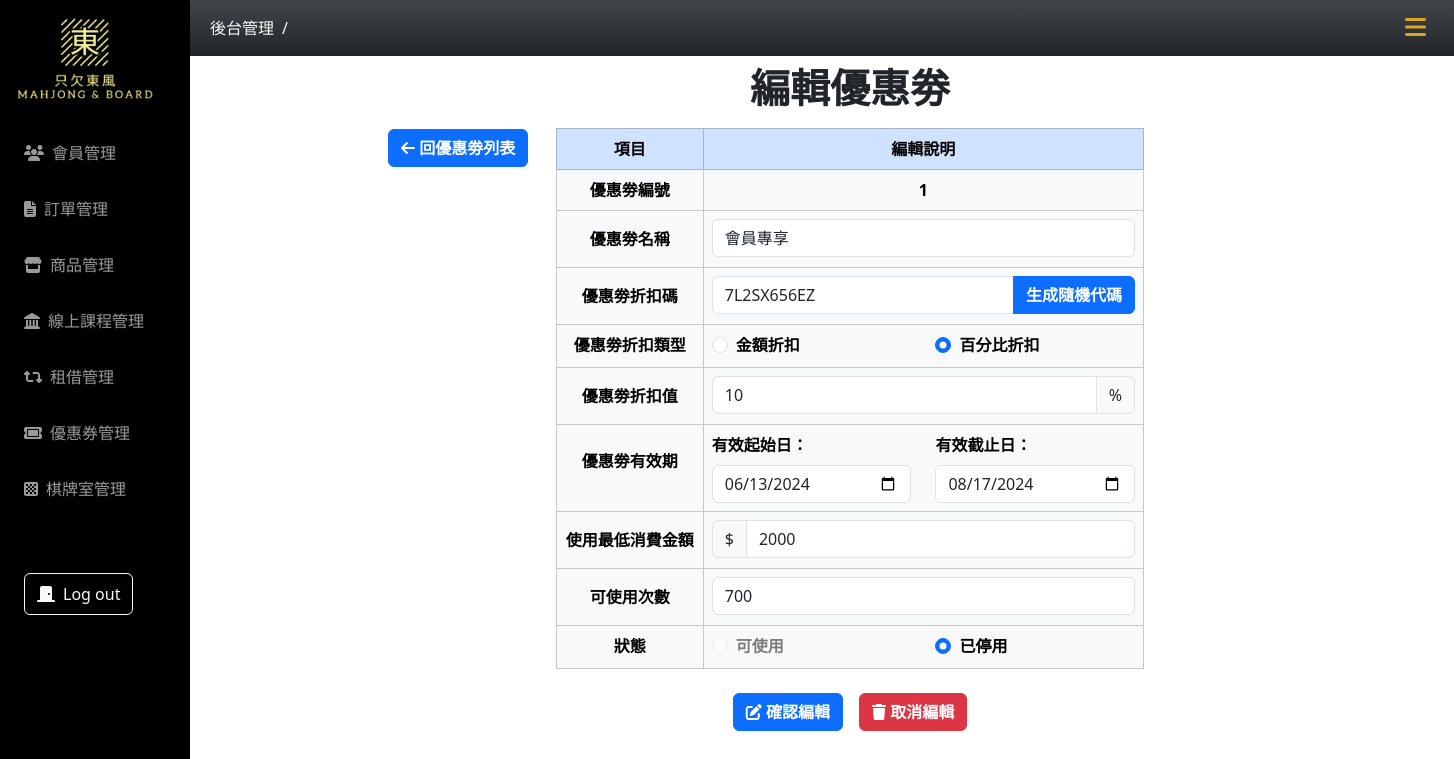
Page /coupon/edit-coupon.php?coupon_id=1 on the committed database.
### tables this page shows
CREATE TABLE `coupons` (
  `coupon_id` int(11) NOT NULL,
  `name` varchar(255) NOT NULL,
  `discount_code` varchar(50) NOT NULL,
  `discount_type` varchar(20) NOT NULL,
  `discount_value` decimal(10,0) NOT NULL,
  `valid_from` date NOT NULL,
  `valid_to` date NOT NULL,
  `limit_value` int(50) NOT NULL,
  `usage_limit` int(11) NOT NULL,
  `status` varchar(30) NOT NULL,
  `created_at` datetime NOT NULL,
  `update_at` datetime NOT NULL
);

### coupon/edit-coupon.php (the view, shortened to what this page needs)
<?php
require_once("../db_connect_mahjong.php");
$coupon_id = $_GET["coupon_id"];
$sql = "SELECT * FROM coupons WHERE coupon_id = $coupon_id";
$result = $conn->query($sql);
$row = $result->fetch_assoc();
?>
<!doctype html>
<html lang="en">
<head>
  <?php include("coupon-css.php") ?>
  <?php include("../css-mahjong.php") ?>
</head>
<body>
  <?php include("../nav.php") ?>
  <div class="container main-content px-5">
    <div class="text-center">
      <h1 class="py-2 fw-semibold">編輯優惠劵</h1>
    </div>
    <div class="row justify-content-center position-relative">
      <div class="return py-3 position-absolute">
        <a class="btn btn-primary fw-semibold" href="coupon-list.php?page=1&order=1">
          <i class="fa-solid fa-arrow-left"></i> 回優惠劵列表
        </a>
      </div>
      <div class="row justify-content-center align-items-center">
        <div class="col-6">
          <?php if ($result->num_rows > 0) : ?>
            <form id="couponForm" action="doEditCoupon.php" method="post">
              <table class="table table-light table-bordered">
                <thead class="table-primary">
                  <tr>
                    <th class="col-3 text-center">項目</th>
                    <td class="col-9 fw-semibold text-center">編輯說明</td>
                  </tr>
                </thead>
                <tbody>
                  <tr>
                    <th class="text-center">優惠劵編號</th>
                    <td class="fw-semibold text-center"><?= $row["coupon_id"] ?></td>
                  </tr>
                  <tr>
                    <th class="py-3 text-center">優惠劵名稱</th>
                    <td>
                      <input type="text" class="form-control <?= $_SESSION["name_class"] ?? '' ?>" id="name" name="name" value="<?= $row["name"] ?>">
                    </td>
                  </tr>
                  <tr>
                    <th class="py-3 text-center">優惠劵折扣碼</th>
                    <td>
                      <div class="input-group">
                        <input type="text" class="form-control <?= $_SESSION["discountCode_class"] ?? '' ?>" name="discountCode" value="<?= $row["discount_code"] ?>" id="discountCode">
                        <button type="button" class="btn btn-primary fw-semibold" id="randomCode">生成隨機代碼</button>
                      </div>
                    </td>
                  </tr>
                  <tr>
                    <th class="py-2 text-center">優惠劵折扣類型</th>
                    <td>
                      <div class="row">
                        <div class="col-6">
                          <div class="form-check">
                            <input class="form-check-input" type="radio" name="discountType" id="cashDiscount" value="cash" <?= $row["discount_type"] == 'cash' ? 'checked' : '' ?>>
                            <label class="form-check-label" for="cashDiscount">
                              <span class="fw-semibold <?= $_SESSION["discountType_text_color"] ?? '' ?>">金額折扣</span>
                            </label>
                          </div>
                        </div>
                        <div class="col-6">
                          <div class="form-check">
                            <input class="form-check-input" type="radio" id="percentDiscount" name="discountType" value="percent" <?= $row["discount_type"] == 'percent' ? 'checked' : '' ?>>
                            <label class="form-check-label" for="percentDiscount">
                              <span class="fw-semibold <?= $_SESSION["discountType_text_color"] ?? '' ?>">百分比折扣</span>
                            </label>
                          </div>
                        </div>
                      </div>
                    </td>
                  </tr>
                  <tr>
                    <th class="col-3 py-3 text-center">優惠劵折扣值</th>
                    <td class="col-9">
                      <div id="percentDiscountValueDiv" <?= $row["discount_type"] !== 'percent' ? 'style="display: none;"' : '' ?>>
                        <div class="input-group">
                          <input type="number" value="<?= $row["discount_value"] ?>" min="0" max="100" class="form-control <?= $_SESSION["percentDiscountValue_class"] ?? '' ?>" name="percentDiscountValue">
                          <div class="input-group-text">%</div>
                        </div>
                      </div>
                    </td>
                  </tr>
                  <tr>
                    <th class="py-4 text-center">優惠劵有效期</th>
                    <td>
                      <div class="row">
                        <div class="col-6">
                          <label for="validFrom" class="form-label fw-semibold">有效起始日：</label>
                          <input type="date" class="form-control <?= $_SESSION["validFrom_class"] ?? '' ?>" name="validFrom" id="validFrom" value="<?= $row["valid_from"] ?>">
                        </div>
                        <div class="col-6">
                          <label for="validTo" class="form-label fw-semibold">有效截止日：</label>
                          <input type="date" class="form-control <?= $_SESSION["validTo_class"] ?? '' ?>" name="validTo" id="validTo" value="<?= $row["valid_to"] ?>">
                        </div>
                      </div>
                    </td>
                  </tr>
                  <tr>
                    <th class="py-3 text-center">使用最低消費金額</th>
                    <td>
                      <div class="input-group">
                        <div class="input-group-text">$</div>
                        <input type="number" class="form-control <?= $_SESSION["limitValue_class"] ?? '' ?>" name="limitValue" value="<?= $row["limit_value"] ?>">
                      </div>
                    </td>
                  </tr>
                  <tr>
                    <th class="py-3 text-center">可使用次數</th>
                    <td>
                      <input type="number" class="form-control <?= $_SESSION["usageLimit_class"] ?? '' ?>" name="usageLimit" value="<?= $row["usage_limit"] ?>">
                    </td>
                  </tr>
                  <tr>
                    <th class="py-2 text-center">狀態</th>
                    <td>
                      <div class="row">
                        <div class="col-6">
                          <div class="form-check">
                            <input class="form-check-input" type="radio" name="status" id="statusActive" value="active" <?= $row["status"] == 'active' ? 'checked' : '' ?>>
                            <label class="form-check-label" for="statusActive">
                              <span class="fw-semibold <?= $_SESSION["status_text_color"] ?? '' ?>">可使用</span>
                            </label>
                          </div>
                        </div>
                        <div class="col-6">
                          <div class="form-check">
                            <input class="form-check-input" type="radio" id="statusInactive" name="status" value="inactive" <?= $row["status"] == 'inactive' ? 'checked' : '' ?>>
                            <label class="form-check-label" for="statusInactive">
                              <span class="fw-semibold <?= $_SESSION["status_text_color"] ?? '' ?>">已停用</span>
                            </label>
                          </div>
                        </div>
                      </div>
                    </td>
                  </tr>
                </tbody>
              </table>
              <div class="d-flex justify-content-center gap-3 my-4">
                <button class="btn btn-primary fw-semibold" type="submit"><i class="fa-solid fa-pen-to-square"></i> 確認編輯</button>
                <a href="coupon-list.php?page=1&order=1" class="btn btn-danger fw-semibold" role="button"><i class="fa-solid fa-trash"></i> 取消編輯</a>
              </div>
            </form>
          <?php else : ?>
            <h1>優惠劵不存在</h1>
          <?php endif; ?>
        </div>
      </div>
    </div>
  </div>
</body>
</html>

### coupon/coupon-css.php (style rules this page uses)
.return { top: -15px; left: 150px; }

### css-mahjong.php (style rules this page uses)
:root { --aside-width: 190px; --header-nav-height: 56px; }
.main-content { margin: 0 0 0 var(--aside-width); padding-top: var(--header-nav-height); }

### rows in the picture
coupons: coupon_id "1", name "會員專享", discountCode "7L2SX656EZ", discount_type "☐ 金額折扣", discount_type "☑ 百分比折扣", percentDiscountValue "10", validFrom "06/13/2024", validTo "08/17/2024", limitValue "2000", usageLimit "700", status "☐ 可使用", status "☑ 已停用"
